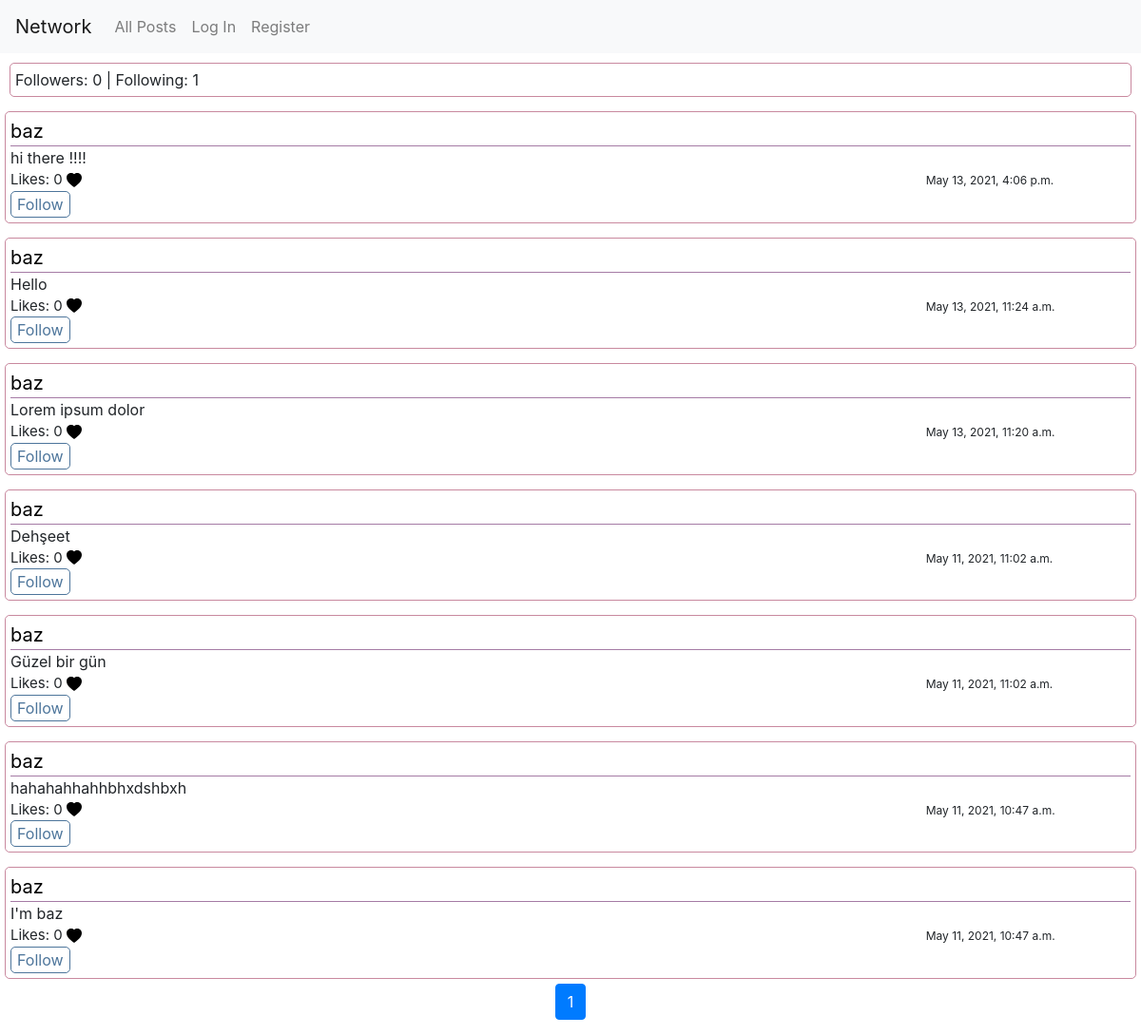
The page /profile/2 on the database its author committed.
### network/models.py (models this page shows, shortened)
class Post(models.Model):
    author = models.ForeignKey(User,on_delete=models.CASCADE,related_name="author")
    body = models.TextField()
    date = models.DateTimeField(auto_now_add=True)
    likes = models.ManyToManyField(User,blank=True, related_name="likes")

class User(AbstractUser):
    followers = models.ManyToManyField('self', blank=True, related_name='u_followers', symmetrical=False)
    following = models.ManyToManyField('self', blank=True, related_name='u_following', symmetrical=False)

### network/views.py (the view)
# urls.py: path("profile/<int:id>",views.profile, name="profile"),
def profile(request,id):
    posts=Post.objects.filter(author_id=id)
    posts=posts.order_by("-date").all()
    follower=User.objects.get(id=id).followers.all().count()
    following=User.objects.get(id=id).following.all().count()
    paginator=Paginator(posts,10)
    page_number=request.GET.get("page")
    page_obj=paginator.get_page(page_number)
    return render(request, "network/profile.html",{
        "posts":posts,
        "follower":follower,
        "following": following,
        "showFollower":"showFollower",
        "page_obj":page_obj,
    })

### network/templates/network/profile.html (shortened to what this page needs)
{% extends "network/layout.html" %}
{% block body %}
{% load static %}
{% if showFollower %}
<div class="follow-info">
<span >Followers: {{ follower }} | </span>
<span >Following: {{ following}} </span>
</div>
{% endif %}
{% for post in page_obj%}
<div class="main-user-div">
    <div class="user-div"><a href="{% url 'profile' post.author.id %}">{{ post.author}}</a></div>
    <div class="content-div" id="post-{{post.id}}">{{ post.body}} </div>
    <div class="like-div" >Likes: <span id="like-count-{{post.id}}">{{post.likes.all.count}}</span>
        <svg xmlns="http://www.w3.org/2000/svg"
        width="16"
        height="16"
        fill="
        {% if user in post.likes.all %}
        red
        {% else %}
        black
        {% endif %}"
        class="bi bi-heart-fill"
        viewBox="0 0 16 16"
        data-id="{{ post.id }}"
        data-user="{{ post.author.id }}">
        <path fill-rule="evenodd" d="M8 1.314C12.438-3.248 23.534 4.735 8 15-7.534 4.736 3.562-3.248 8 1.314z"/>
        </svg>
        <span class="date-span">{{post.date}}</span>
    </div>
    {% if request.user == post.author %}
    <div>
        <button class="submit-post edit-btn" data-id="{{ post.id }}">Edit</button>
    </div>
    {% else %}
    <div>
        <button class="follow-btn" data-id="{{ post.id }}" data-user="{{ post.author.id }}" >
            {% if post.author in request.user.following.all %}
            Unfollow
            {% else %}
            Follow
            {% endif %}
        </button>
    </div>
    {% endif %}
</div>
{% endfor %}
<footer aria-label="Page navigation example">
    <ul class="pagination justify-content-center">
      {% for page in page_obj.paginator.page_range %}
      {% if page == page_obj.number %}
      <li class="page-item active" aria-current="page">
        <a class="page-link" href="?page={{ page }}">{{ page }} <span class="sr-only">(current)</span></a>
    </li>
    {% else %}
    <li class="page-item"><a class="page-link" href="?page={{ page }}">{{ page }}</a></li>
    {% endif %}
      {% endfor%}
    </ul>
</footer>
{% endblock %}

### network/static/network/styles.css (style rules this page uses)
.main-user-div { padding: 5px; margin:5px; margin-top: 15px; border: 1px solid rgb(201, 137, 159); border-radius: 5px; }
.user-div { border-bottom: 1px solid rgb(165, 123, 165); font-size: 20px; }
a { color: black; text-decoration: none; }
.like-div { font-size: 15px; }
.date-span { margin-left: 75%; font-size: 12px; }
.follow-info { margin:10px; padding:5px; border: 1px solid rgb(201, 137, 159); border-radius: 5px; }
.follow-btn { border: 1px solid rgb(77, 117, 155); border-radius: 5px; background-color: white; color: rgb(77, 117, 155); }

### rows shown on the page
Post: author "baz", body "hi there !!!!", likes.all.count "0", date "May 13, 2021, 4:06 p.m.", shows "Follow"
Post: author "baz", body "Hello", likes.all.count "0", date "May 13, 2021, 11:24 a.m.", shows "Follow"
Post: author "baz", body "Lorem ipsum dolor", likes.all.count "0", date "May 13, 2021, 11:20 a.m.", shows "Follow"
Post: author "baz", body "Dehşeet", likes.all.count "0", date "May 11, 2021, 11:02 a.m.", shows "Follow"
Post: author "baz", body "Güzel bir gün", likes.all.count "0", date "May 11, 2021, 11:02 a.m.", shows "Follow"
Post: author "baz", body "hahahahhahhbhxdshbxh", likes.all.count "0", date "May 11, 2021, 10:47 a.m.", shows "Follow"
Post: author "baz", body "I'm baz", likes.all.count "0", date "May 11, 2021, 10:47 a.m.", shows "Follow"

### other values the page prints
{{ follower }} "0"
{{ following }} "1"
{{ page }} "1"
